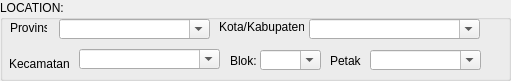
   <widget class="QGroupBox" name="groupBox_2">
    <property name="geometry">
     <rect>
      <x>410</x>
      <y>0</y>
      <width>511</width>
      <height>81</height>
     </rect>
    </property>
    <property name="title">
     <string>LOCATION:</string>
    </property>
    <widget class="QLabel" name="label_5">
     <property name="geometry">
      <rect>
       <x>219</x>
       <y>19</y>
       <width>85</width>
       <height>16</height>
      </rect>
     </property>
     <property name="text">
      <string>Kota/Kabupaten :</string>
     </property>
    </widget>
    <widget class="QLabel" name="label_7">
     <property name="geometry">
      <rect>
       <x>230</x>
       <y>50</y>
       <width>31</width>
       <height>21</height>
      </rect>
     </property>
     <property name="text">
      <string>Blok:</string>
     </property>
    </widget>
    <widget class="QComboBox" name="Blok_CB">
     <property name="geometry">
      <rect>
       <x>260</x>
       <y>50</y>
       <width>61</width>
       <height>20</height>
      </rect>
     </property>
     <property name="editable">
      <bool>true</bool>
     </property>
     <property name="currentText">
      <string/>
     </property>
    </widget>
    <widget class="QComboBox" name="Kabupaten_CB">
     <property name="geometry">
      <rect>
       <x>309</x>
       <y>19</y>
       <width>171</width>
       <height>20</height>
      </rect>
     </property>
     <property name="layoutDirection">
      <enum>Qt::LeftToRight</enum>
     </property>
     <property name="editable">
      <bool>true</bool>
     </property>
     <property name="currentText">
      <string/>
     </property>
    </widget>
    <widget class="QComboBox" name="Provinsi_CB">
     <property name="geometry">
      <rect>
       <x>59</x>
       <y>19</y>
       <width>151</width>
       <height>20</height>
      </rect>
     </property>
     <property name="editable">
      <bool>true</bool>
     </property>
     <property name="currentText">
      <string/>
     </property>
    </widget>
    <widget class="QLabel" name="label_6">
     <property name="geometry">
      <rect>
       <x>9</x>
       <y>49</y>
       <width>61</width>
       <height>29</height>
      </rect>
     </property>
     <property name="text">
      <string>Kecamatan :</string>
     </property>
    </widget>
    <widget class="QComboBox" name="Kecamatan_CB">
     <property name="geometry">
      <rect>
       <x>79</x>
       <y>49</y>
       <width>141</width>
       <height>20</height>
      </rect>
     </property>
     <property name="editable">
      <bool>true</bool>
     </property>
     <property name="currentText">
      <string/>
     </property>
    </widget>
    <widget class="QLabel" name="label_4">
     <property name="geometry">
      <rect>
       <x>10</x>
       <y>20</y>
       <width>37</width>
       <height>16</height>
      </rect>
     </property>
     <property name="text">
      <string>Provinsi</string>
     </property>
    </widget>
    <widget class="QLabel" name="label_59">
     <property name="geometry">
      <rect>
       <x>330</x>
       <y>50</y>
       <width>31</width>
       <height>21</height>
      </rect>
     </property>
     <property name="text">
      <string>Petak:</string>
     </property>
    </widget>
    <widget class="QComboBox" name="Petak_CB">
     <property name="geometry">
      <rect>
       <x>370</x>
       <y>50</y>
       <width>111</width>
       <height>20</height>
      </rect>
     </property>
     <property name="editable">
      <bool>true</bool>
     </property>
     <property name="currentText">
      <string/>
     </property>
    </widget>
   </widget>
